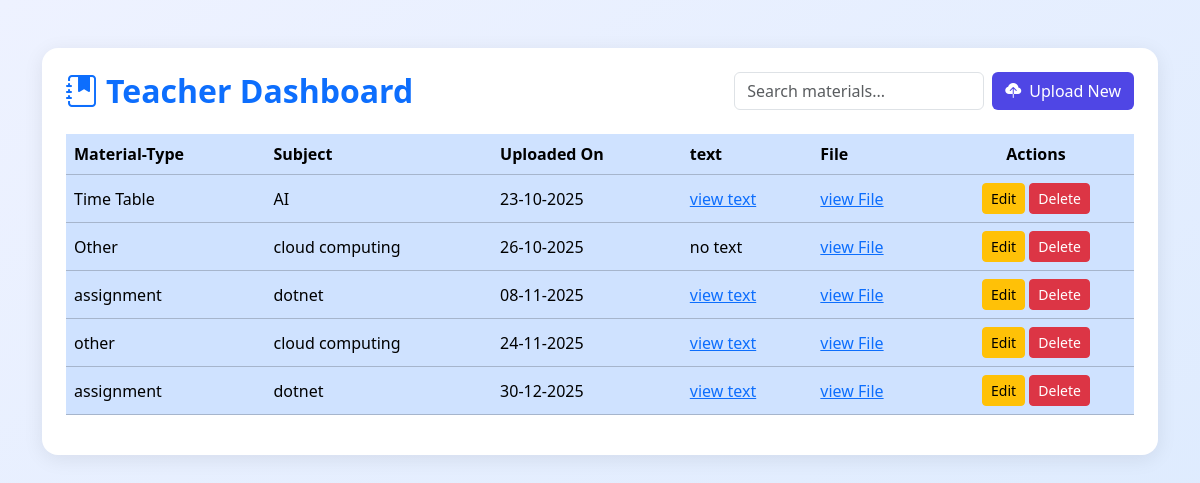
The page /dashboard/ (signed in) on the database its author committed.
### myapp/models.py (models this page shows, shortened)
class Studymaterial(models.Model):
    materialtype=models.CharField(max_length=100)
    subject=models.CharField(max_length=100)
    batch=models.CharField(max_length=100)
    course=models.CharField(max_length=100, null=True, blank=True)
    uploaded_by = models.ForeignKey(User, on_delete=models.CASCADE,  null=True, blank=True)
    file=models.FileField(upload_to='uploads/')
    text=models.TextField(max_length=2000, null=True, blank=True)
    uploaded_at=models.DateTimeField(auto_now_add=True, null=True, blank=True)

### myapp/views.py (the view)
# urls.py: path('dashboard/',views.dashboardf, name='dashboard'),
@login_required(login_url='login')
def dashboardf(request):
    user=request.user
    if hasattr(user,'profile')and user.profile.role=='teacher':
        materials=Studymaterial.objects.filter(uploaded_by=user)
    else:
        materials=None
    context={
            'materials':materials
            }
    return render(request,"dashboard.html",context)

### templates/dashboard.html (shortened to what this page needs)
<!DOCTYPE html>
<html lang="en">
  <head>
    <link
      href="https://cdn.jsdelivr.net/npm/bootstrap@5.3.3/dist/css/bootstrap.min.css"
      rel="stylesheet"
    />
    <link
      href="https://cdn.jsdelivr.net/npm/bootstrap-icons@1.11.1/font/bootstrap-icons.css"
      rel="stylesheet"
    />
  </head>
  <body>
    <div class="container py-5">
      <div class="card p-4">
        <div class="d-flex flex-column flex-md-row justify-content-between align-items-center mb-4">
          <h2 class="fw-bold text-primary mb-3 mb-md-0">
            <i class="bi bi-journal-bookmark-fill me-2"></i>Teacher Dashboard
          </h2>
          <div class="d-flex align-items-center gap-2">
            <input
              id="searchInput"
              type="text"
              class="form-control"
              placeholder="Search materials..."
              style="max-width: 250px"
            />
            <a href="{% url 'form' %}" class="btn btn-indigo">
              <i class="bi bi-cloud-upload-fill me-2"></i>Upload New
            </a>
          </div>
        </div>
        <div class="table-responsive">
          <table class="table align-middle">
            <thead class="table-primary">
              <tr>
                <th>Material-Type</th>
                <th>Subject</th>
                <th>Uploaded On</th>
                 <th>text</th>
                <th>File</th>
                <th class="text-center">Actions</th>
              </tr>
            </thead>
            <tbody class="table-primary" id="materialTable">
              {% for item in materials %}
              <tr>
                <td>{{ item.materialtype }}</td>
                <td>{{ item.subject }}</td>
                <td>{{ item.uploaded_at|date:"d-m-Y" }}</td>
                 {% if item.text %}
                <td><a href="{% url 'view_text' item.id %}" target="_blank">view text</a></td>
                {% else %}
                <td>no text</td>
                {% endif %}
                {% if item.file %}
                <td><a href="{{ item.file.url}}" target="_blank">view File</a></td>
                {% else %}
                <td>no file</td>
                {% endif %}
                <td class="text-center">
                  <a href="{% url 'edit_material' item.id %}  " class="btn btn-warning btn-sm">Edit</a>
                  <a href="{% url 'delete_material' item.id %}" class="btn btn-danger btn-sm">Delete</a>
                </td>
              </tr>
              {% empty %}
              <tr>
                <td colspan="5" class="text-center">No study materials uploaded yet.</td>
              </tr>
              {% endfor %}
            </tbody>
          </table>
        </div>
      </div>
    </div>
  </body>
</html>

### templates/dashboard.html (style rules this page uses)
body { background: linear-gradient(to bottom right, #eef2ff, #dbeafe); min-height: 100vh; }
.card { border: none; border-radius: 1rem; box-shadow: 0 4px 20px rgba(0, 0, 0, 0.08); }
.btn-indigo { background-color: #4f46e5; color: white; }

### rows shown on the page
Studymaterial: materialtype "Time Table", subject "AI", uploaded_at "23-10-2025", text "view text"
Studymaterial: materialtype "Other", subject "cloud computing", uploaded_at "26-10-2025", text "no text"
Studymaterial: materialtype "assignment", subject "dotnet", uploaded_at "08-11-2025", text "view text"
Studymaterial: materialtype "other", subject "cloud computing", uploaded_at "24-11-2025", text "view text"
Studymaterial: materialtype "assignment", subject "dotnet", uploaded_at "30-12-2025", text "view text"
